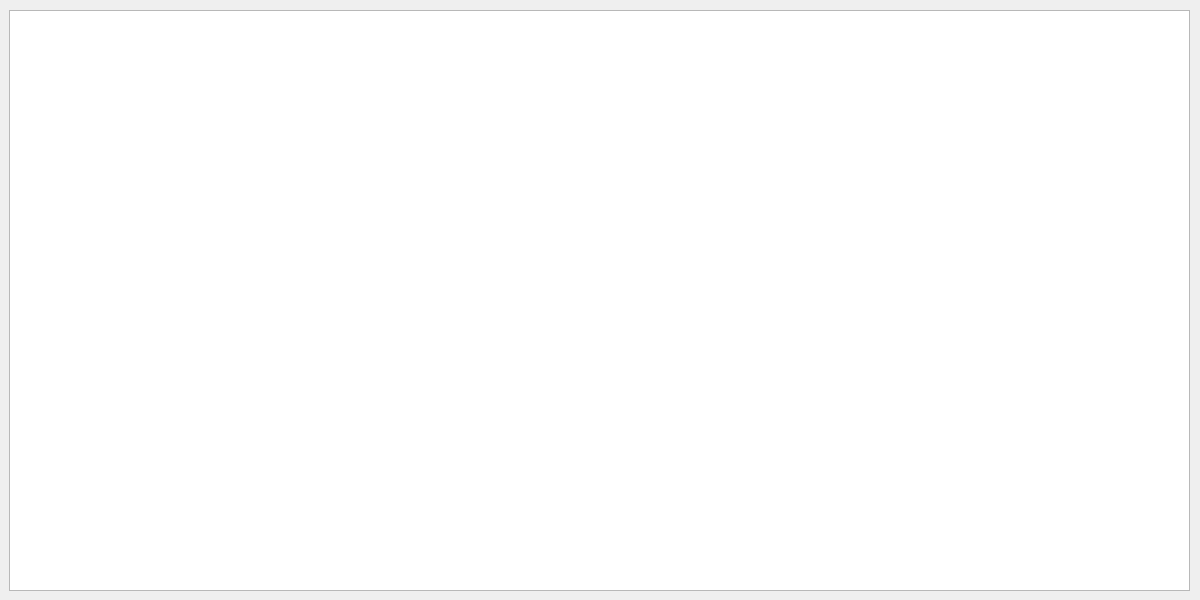
<?xml version="1.0" encoding="UTF-8"?>
<ui version="4.0">
 <class>cmpareDbDialog</class>
 <widget class="QDialog" name="cmpareDbDialog">
  <property name="geometry">
   <rect>
    <x>0</x>
    <y>0</y>
    <width>1200</width>
    <height>600</height>
   </rect>
  </property>
  <property name="sizePolicy">
   <sizepolicy hsizetype="Fixed" vsizetype="Fixed">
    <horstretch>0</horstretch>
    <verstretch>0</verstretch>
   </sizepolicy>
  </property>
  <property name="minimumSize">
   <size>
    <width>1200</width>
    <height>600</height>
   </size>
  </property>
  <property name="maximumSize">
   <size>
    <width>1200</width>
    <height>600</height>
   </size>
  </property>
  <property name="windowTitle">
   <string>Dialog</string>
  </property>
  <widget class="QTableView" name="tableView_cmpDb">
   <property name="geometry">
    <rect>
     <x>9</x>
     <y>10</y>
     <width>1181</width>
     <height>581</height>
    </rect>
   </property>
   <property name="sizePolicy">
    <sizepolicy hsizetype="Fixed" vsizetype="Fixed">
     <horstretch>0</horstretch>
     <verstretch>0</verstretch>
    </sizepolicy>
   </property>
  </widget>
 </widget>
 <resources/>
 <connections/>
</ui>
